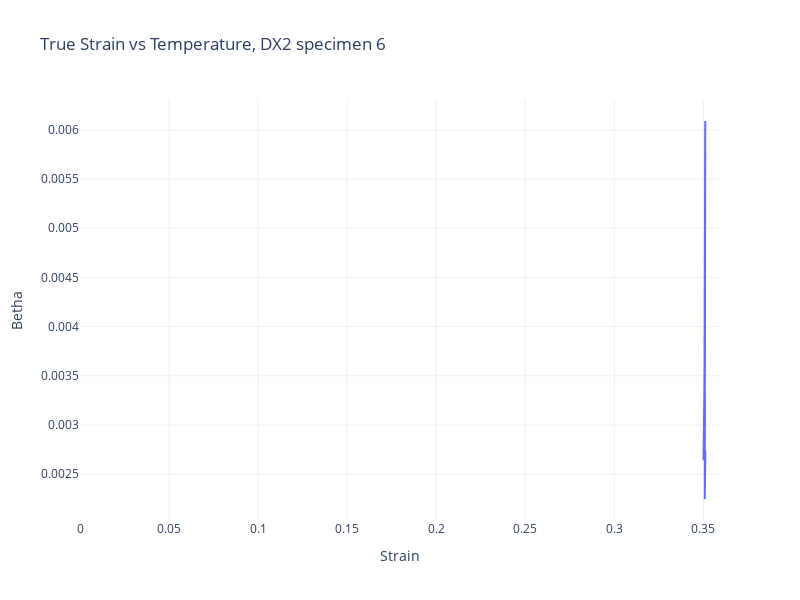

The notebook cell saved with this chart:
### Code cell
fig3 = go.Figure()
fig3.update_layout(template = 'plotly_white', width=800, height=600,
                  title = f'True Strain vs Temperature, {material} specimen {specimen}')
fig3.add_trace(go.Scatter(x = mech_data.true_strain, 
                            y = temperature.value/mech_data.true_stress, 
                            name = 'Temperature'))

fig3.update_xaxes(title_text="Strain")

fig3.update_yaxes(title_text="Betha")

fig3
fig3.show()

### Figure 1 — Plotly figure (JSON) as saved in the notebook; plotly's stock layout.template omitted (floating-point values rounded to 4 significant figures; data arrays with more than 128 entries replaced by an {"elided": "..."} marker saying what was removed)
{"data": [{"name": "Temperature", "type": "scatter", "x": {"elided": "376 float values"}, "y": {"elided": "704 float values"}}], "layout": {"height": 600, "title": {"text": "True Strain vs Temperature, DX2 specimen 6"}, "width": 800, "xaxis": {"title": {"text": "Strain"}}, "yaxis": {"title": {"text": "Betha"}}}}
